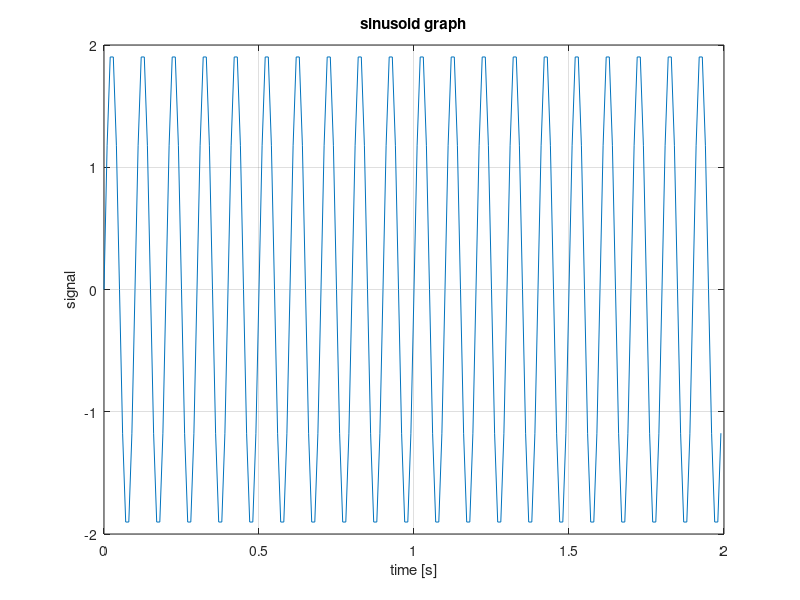
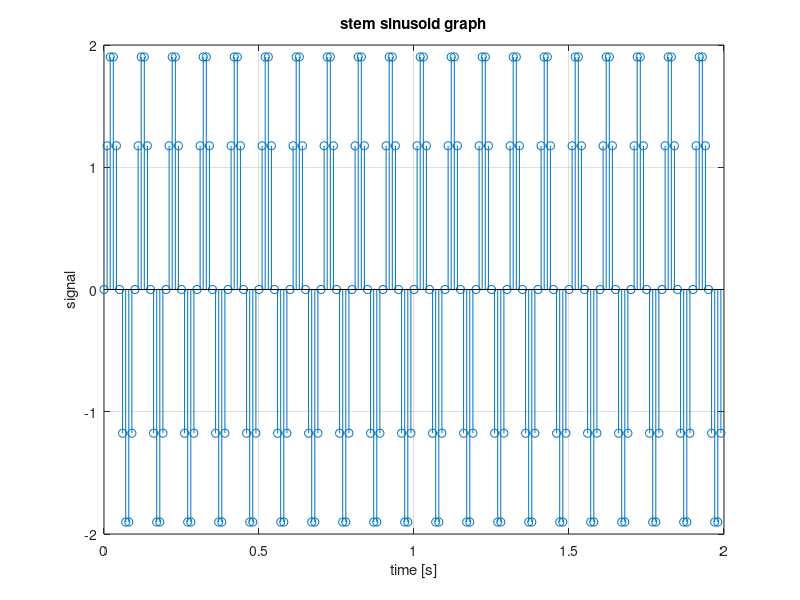
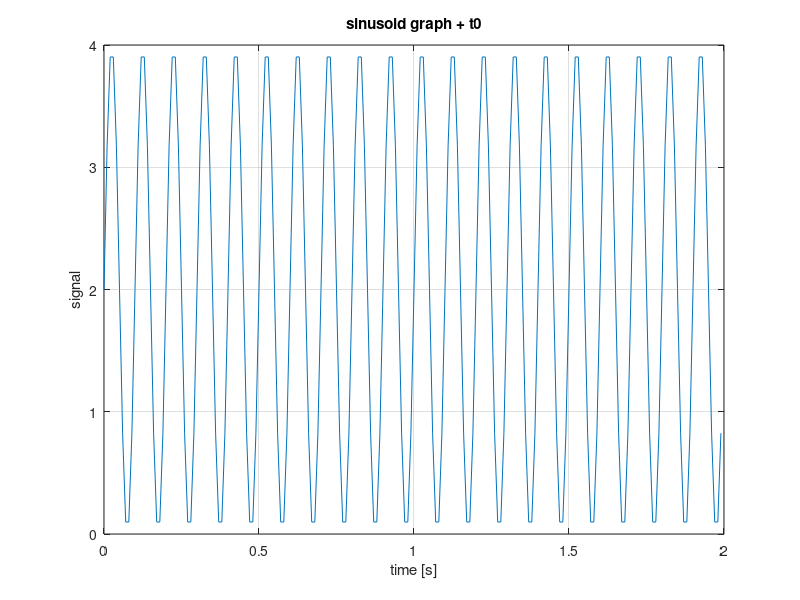
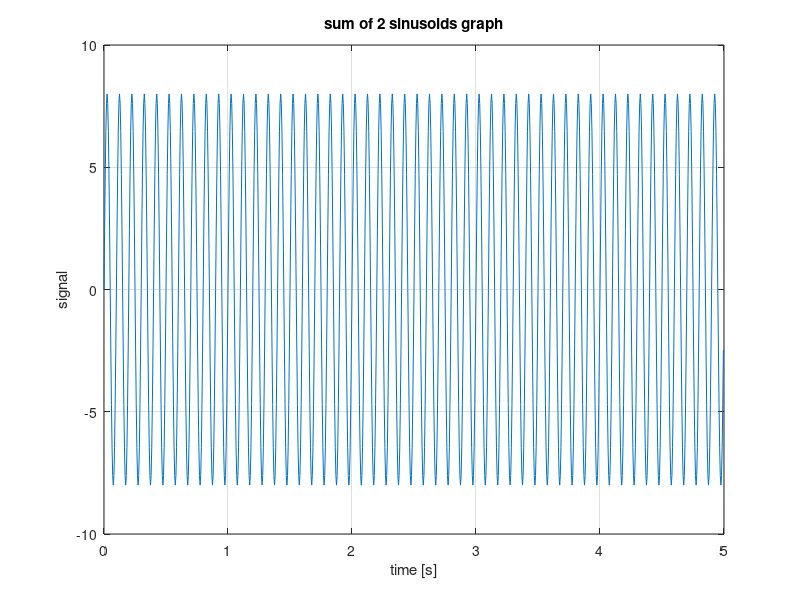

The MATLAB script that drew these images, in order:
clear all;
close all;
fp=100;                         %liczba probek sygnalu podczas 1s  
f1=10; 
f2=10;
f3=15;
k0 =2;
fi1=0;                          %kat przesuniecia fazowego w radianach   
A1=2;
A2=6; 
A3=4;                           %amplituda
N = 200;                        %liczba probek sygnalu
t=0:1/fp:(N-1)/fp;              %od chwili 0 co 1/fp do (N-1)/fp –>  N wartości wektora czasu (od 0 do N-1)
x = A1*sin(2*pi*f1*t+fi1);

figure('Name','Graph with plot()')
plot (t, x);
grid on;
xlabel ('time [s]');
ylabel ('signal');
title ('sinusoid graph');





%%zadanie 1
figure('Name','Zadanie 1 ')
stem(t,x)
grid on;
xlabel ('time [s]');
ylabel ('signal');
title ('stem sinusoid graph');

%%zadanie 2
figure('Name','Zadanie 2')
x = A1*sin(2*pi*f1*t+fi1) + k0;
plot (t, x);
grid on;
xlabel ('time [s]');
ylabel ('signal');
title ('sinusoid graph + t0');

%%zadanie 3
N = 1000;
fp = 200;
t=0:1/fp:(N-1)/fp;              
figure('Name','Zadanie 3')
x1 = A1*sin(2*pi*f1*t);
x2 = A2*sin(2*pi*f2*t);
x= x1 + x2;

plot (t, x);
grid on;
xlabel ('time [s]');
ylabel ('signal');
title ('sum of 2 sinusoids graph');

%zadanie 4
figure('Name','Zadanie 4')
x1 = A1*sin(2*pi*f1*t);
x2 = A2*sin(2*pi*f2*t);
x3 = A3*sin(2*pi*f3*t);
x= x1 + x2 +x3;
plot (t, x);
grid on;
xlabel ('time [s]');  
ylabel ('signal');
title ('sum of 3 sinusoids graph');


%zadanie 5 
figure('Name','Zadanie 5')
x1 = A1*sin(2*pi*f1*t);
x2 = A2*sin(2*pi*f2*t);
x3 = A3*sin(2*pi*f3*t);

x = x1 + x2 + ((t >= 1) & (t <= 3)).* x3 ;

plot(t, x);
grid on;
xlabel ('time [s]');  
ylabel ('signal');
title ('sum of 3 sinusoids graph ');




